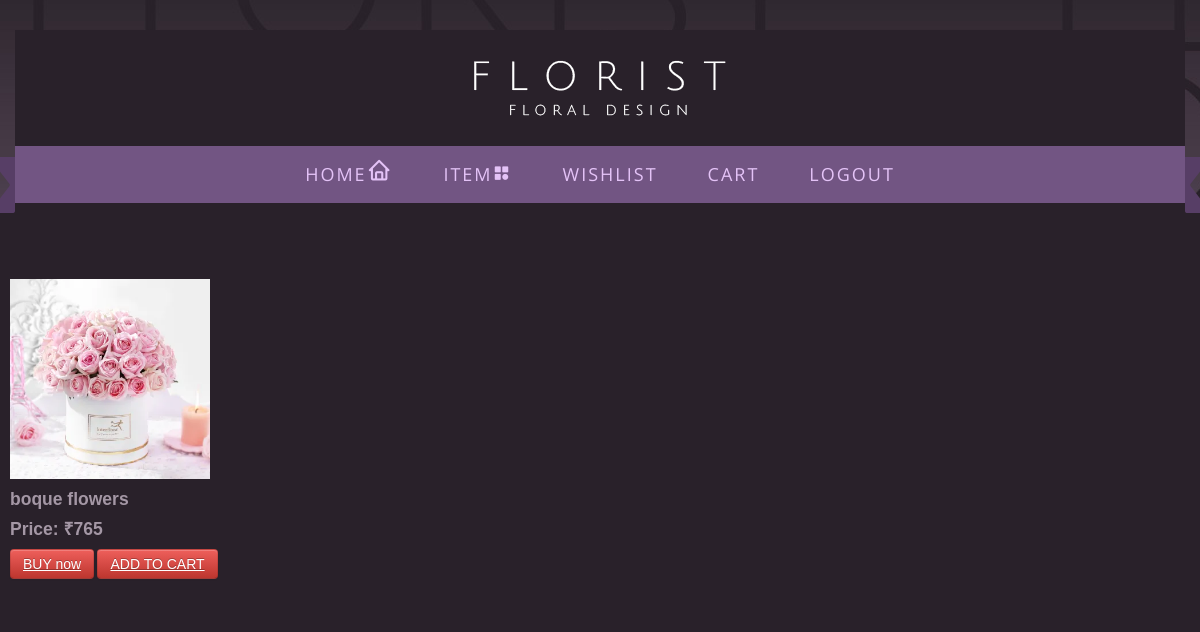
Screenshot of /stages with the database file from the repository.
### apps/models.py (models this page shows, shortened)
class Productdetails(models.Model):
    product_name=models.CharField(max_length=15)
    product_price=models.IntegerField()
    product_image=models.FileField()
    description=models.CharField(max_length=100)
    product_stock=models.IntegerField(default=1)
    category=models.CharField(max_length=20)

### apps/views.py (the view)
# urls.py: path('stages', views.stages),
def stages(request):
    t=Productdetails.objects.filter(category='STAGES')
    return render(request,'stages.html',{'m':t})

### template/stages.html (shortened to what this page needs)
<!DOCTYPE html>
<html lang="en">
{% load static %}
<head>
<link rel="stylesheet" href="{% static 'css/bootstrap.css' %}" type="text/css" media="screen">
<link rel="stylesheet" href="{% static 'css/bootstrap-responsive.css' %}" type="text/css" media="screen">
<link rel="stylesheet" href="{% static 'css/touchTouch.css' %}" type="text/css" media="screen">
<link rel="stylesheet" href="{% static 'css/isotope.css' %}" type="text/css" media="screen">
<link rel="stylesheet" href="{% static 'css/newstyle.css' %}" type="text/css" media="screen">
    <link href='https://unpkg.com/boxicons@2.1.4/css/boxicons.min.css' rel='stylesheet'>
</head>
<body class="subpage">
<div id="main">
<div class="top1">
<div class="container">
<div class="row">
<div class="span12">
<div class="top1_inner">
<header><div class="logo_wrapper"><a href="index.html" class="logo"><img src="{% static 'images/logo.png' %}" alt=""></a></div></header>
<div class="menu_wrapper">
<div class="arr_left"></div>
<div class="arr_right"></div>
<div class="navbar navbar_">
	<div class="navbar-inner navbar-inner_">
		<div class="nav-collapse nav-collapse_ collapse">
			<ul class="nav sf-menu clearfix">
<li><a href="userhome">HOME<i class='bx bx-home like bx-sm'></i></a></li>
<li class="sub-menu sub-menu-1"><a href="all">ITEM<i class='bx bxs-category'></i></a>
</li>
                 <li><a href="displaywishlist">WISHLIST</a></li>
                <li><a href="displaycart">CART</a></li>
                <li><a href="logout">LOGOUT</a></li>
		</div>
	</div>
</div>
</div>
<div class="breadcrumbs1">
</div>
</div>
</div>
</div>
</div>
</div>
<div id="content">
<div class="container">
<div class="row">
<div class="span12">
<div id="content_inner">
<div class="row">
<div class="span12">
</div>
        {% for i in m %}
    <div class="card" style="display:inline-block;padding:25px;">
        <img class="card-img-top" src="{{i.product_image.url}}" style="width:200px;height:200px;">
        <div class="card-body">
            <h4 class="card-title">{{i.product_name}}</h4>
             <h4 class="card-title">Price: ₹{{i.product_price}}</h4>
            {% if i in list %}
            <button>BUy NOW</button>
            <a class="btn btn-danger" href="displaycart">GO TO CART</a>
            {% else %}
            <a class="btn btn-danger"href="details/{{i.pk}}">BUY now</a>
            <a class="btn btn-danger" href="addcart/{{i.pk}}">ADD TO CART</a>
            {% endif %}
        </div>
    </div>
    {% endfor %}
	</div>
</div>
</div>
</div>
</div>
</div>
</div>
</body>
</html>

### static/css/newstyle.css (style rules this page uses)
a { color:#dcc4de; text-decoration: underline; outline:none }
body { background:#29212a; border:0; font: 12px Arial, Helvetica, sans-serif; color:#a497a5 ; line-height:20px; min-width:320px; }
#main { margin: 0 auto; position: relative; overflow: hidden; }
.top1 { background: url(../images/top1.jpg) left bottom repeat-x #1d181e; padding-top: 30px; }
.top1_inner { position: relative; background: #29212a; }
header { position: relative; z-index: 1; padding-bottom: 30px;padding: 30px 0; text-align: center; }
.breadcrumbs1 { padding: 10px 10px 0; }
#content { padding-top: 40px; padding-bottom: 40px; }
.menu_wrapper { position: relative; z-index: 100; background: #725583; }
.arr_left { width: 27px; height: 56px; background: url(../images/arr_left.png) left top no-repeat; position: absolute; left: -27px; top: 11px; }
.arr_right { width: 27px; height: 56px; background: url(../images/arr_right.png) left top no-repeat; position: absolute; right: -27px; top: 11px; }
.navbar_ { margin: 0; padding: 0; background: none; position: relative;z-index: 30; height: 57px; }
.navbar_ .navbar-inner_ { padding: 0; margin: 0; border: none; min-height: inherit; background: none; border-radius:0px; -moz-border-radius:0px; -webkit-border-radius:0px; box-shadow: none;-moz-box-shadow: none; -webkit-box-shadow: none; filter:none; }
.nav-collapse_.collapse { position:relative; display:block; text-align: center; line-height: 1px; }
.navbar_ .nav { position: relative; float: none; margin: 0; padding: 0; display: inline-block; left: auto; }
.navbar_ .nav > li { position: relative; display: block; float: left; padding-right: 0px; white-space: nowrap; background: none; }
.navbar_ .nav > li > a { display: block; text-decoration: none; background: url(../images/nav.png) center -8px no-repeat; font-family: 'Open Sans'; font-weight: 400; font-size: 18px; line-height: 57px; color: #e4c3f7; text-shadow:none; padding: 0px 25px; border: none; margin: 0; letter-spacing: 2px; text-transform: uppercase; border-radius:0px; -moz-border-radius:0px; -webkit-border-radius:0px; transition: all 0.3s ease-out; -moz-transition: all 0.3s ease-out; -webkit-transition: all 0.3s ease-out; -o-transition: all 0.3s ease-out; }

### rows the page displays
Productdetails: product_image (picture), product_name "boque flowers", product_price "765"
